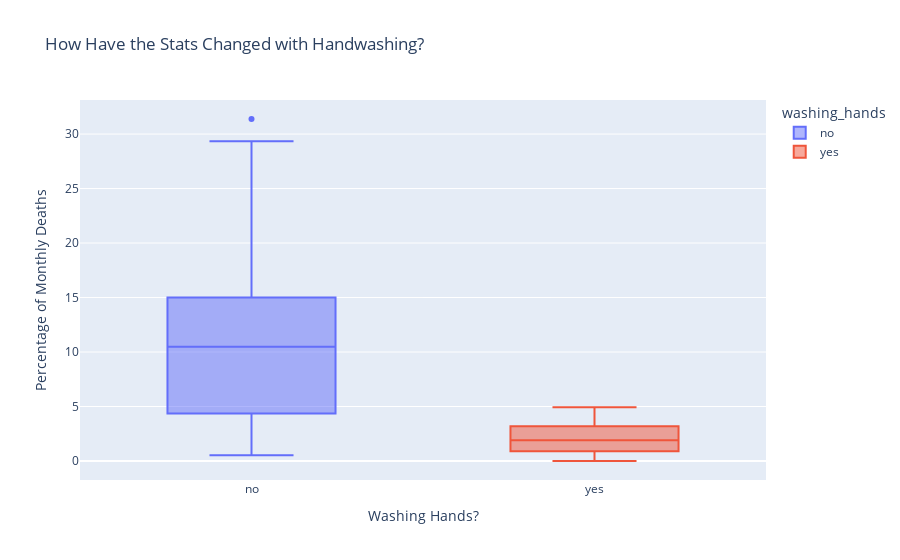

The code cell stored with this chart in its notebook:
### Code cell
box = px.box(df_monthly, 
             x='washing_hands', 
             y='pct_deaths',
             color='washing_hands',
             title='How Have the Stats Changed with Handwashing?')
 
box.update_layout(xaxis_title='Washing Hands?',
                  yaxis_title='Percentage of Monthly Deaths',)
 
box.show()

### Figure 1 — Plotly figure (JSON) as saved in the notebook; plotly's stock layout.template omitted (floating-point values rounded to 4 significant figures)
{"data": [{"alignmentgroup": "True", "hovertemplate": "washing_hands=%{x}<br>pct_deaths=%{y}<extra></extra>", "legendgroup": "no", "marker": {"color": "#636efa"}, "name": "no", "notched": false, "offsetgroup": "no", "orientation": "v", "showlegend": true, "type": "box", "x": ["no", "no", "no", "no", "no", "no", "no", "no", "no", "no", "no", "no", "no", "no", "no", "no", "no", "no", "no", "no", "no", "no", "no", "no", "no", "no", "no", "no", "no", "no", "no", "no", "no", "no", "no", "no", "no", "no", "no", "no", "no", "no", "no", "no", "no", "no", "no", "no", "no", "no", "no", "no", "no", "no", "no", "no", "no", "no", "no", "no", "no", "no", "no", "no", "no", "no", "no", "no", "no", "no", "no", "no", "no", "no", "no", "no", "no"], "x0": " ", "xaxis": "x", "y": [14.57, 7.531, 4.332, 1.569, 0.7843, 5, 8.421, 1.351, 1.878, 11.02, 22.55, 20.85, 12.22, 10.23, 10.74, 3.226, 6.593, 20.78, 25.46, 18.39, 29.34, 22.97, 31.38, 19.12, 15.97, 12.41, 11.93, 6.098, 4.082, 0.5236, 1.554, 2.262, 17.6, 7.143, 8.051, 15.16, 11.28, 17.03, 17.31, 5.833, 2.679, 4.369, 6.32, 1.224, 3.226, 11.02, 10.55, 7.591, 4.745, 4.452, 4.231, 4.392, 7.143, 6.122, 3.586, 10.55, 14.84, 10.94, 10.49, 13.39, 18.09, 15.43, 18.97, 13.44, 10.15, 13.1, 18.06, 14.39, 14.96, 10.77, 5.369, 3.215, 1.923, 3.607, 18.27, 12.24, 2.239], "y0": " ", "yaxis": "y"}, {"alignmentgroup": "True", "hovertemplate": "washing_hands=%{x}<br>pct_deaths=%{y}<extra></extra>", "legendgroup": "yes", "marker": {"color": "#EF553B"}, "name": "yes", "notched": false, "offsetgroup": "yes", "orientation": "v", "showlegend": true, "type": "box", "x": ["yes", "yes", "yes", "yes", "yes", "yes", "yes", "yes", "yes", "yes", "yes", "yes", "yes", "yes", "yes", "yes", "yes", "yes", "yes", "yes", "yes"], "x0": " ", "xaxis": "x", "y": [1.2, 1.894, 4.58, 3.957, 4.472, 2.93, 3.534, 0.6873, 0, 0.6557, 0.9585, 1.136, 0.3717, 0, 0.9615, 2.341, 2.903, 1.34, 2.233, 3.085, 4.926], "y0": " ", "yaxis": "y"}], "layout": {"boxmode": "overlay", "legend": {"title": {"text": "washing_hands"}, "tracegroupgap": 0}, "title": {"text": "How Have the Stats Changed with Handwashing?"}, "xaxis": {"anchor": "y", "categoryarray": ["no", "yes"], "categoryorder": "array", "domain": [0, 1], "title": {"text": "Washing Hands?"}}, "yaxis": {"anchor": "x", "domain": [0, 1], "title": {"text": "Percentage of Monthly Deaths"}}}}
